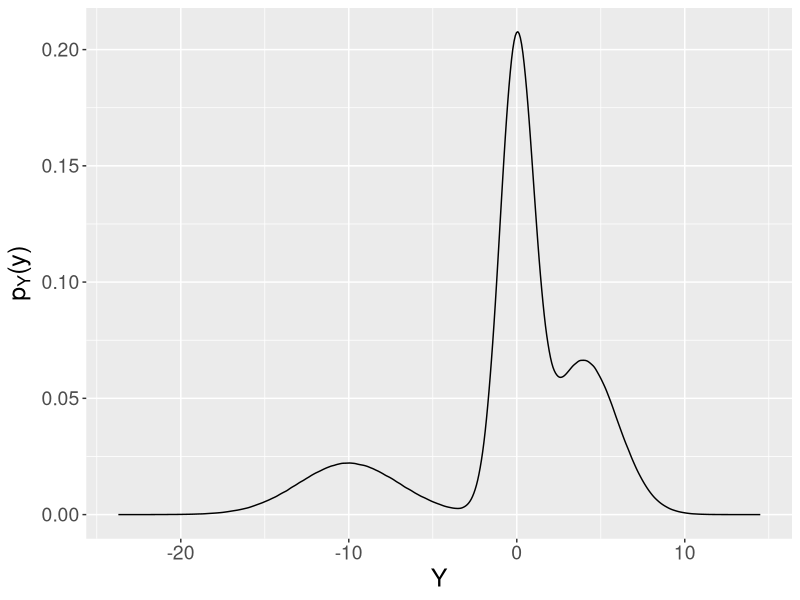
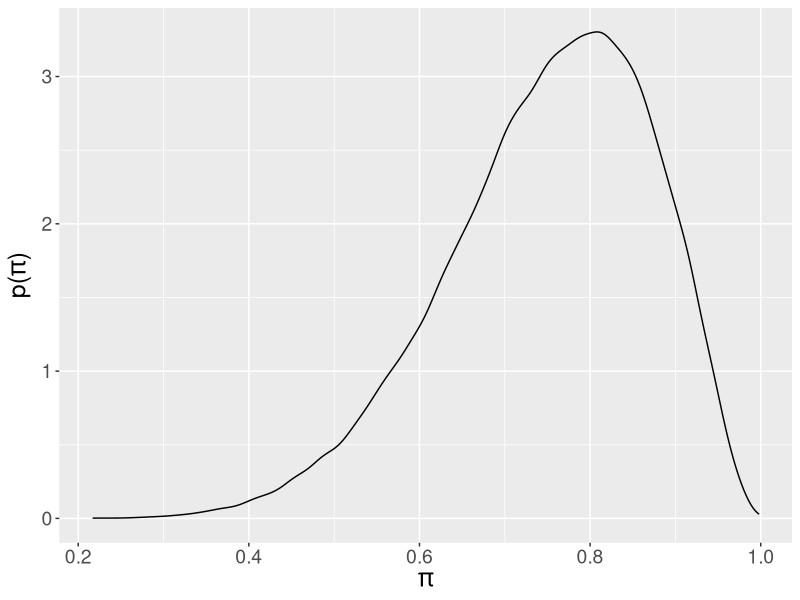
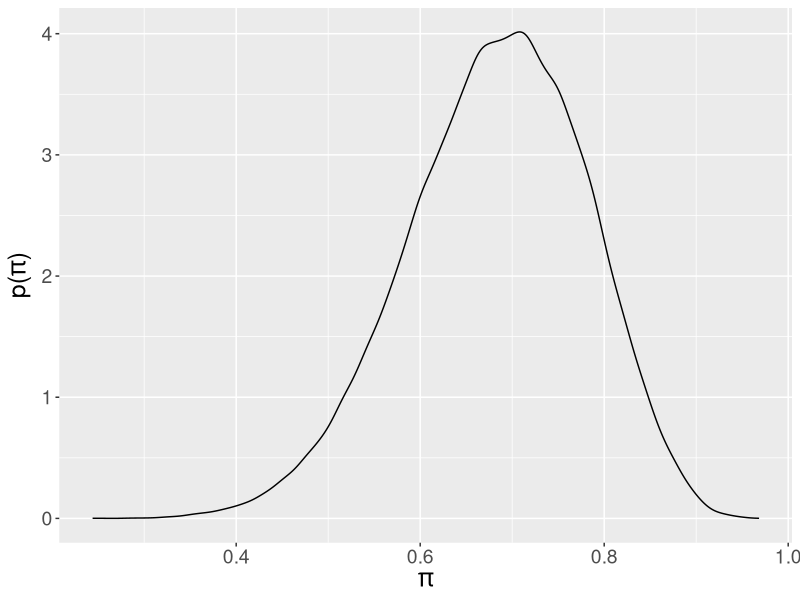

Reproduce these figures in R, in order.
install.packages("ggplot2")
library(ggplot2)

#mixture density
mat=rmultinom(1, 10000000, c(1/6,1/2,1/3))
first=rnorm(mat[1,1], -10, 3)
second=rnorm(mat[2,1], 0, 1)
third=rnorm(mat[3,1], 4, 2)
sample = c(first, second, third)

densityplot = ggplot()+ aes(sample) + geom_density()
densityplot + ylab(expression("p"[ Y ]*"(y)"))  + xlab("Y") + theme(axis.text=element_text(size=14),axis.title=element_text(size=18), plot.title=element_text(size=20))

#toy problem-beta prior
sample = rbeta(n=100000, shape1 = 9, shape2 = 3)
densityplot = ggplot()+ aes(sample) + geom_density()
densityplot + ylab(expression("p("*pi*")"))  + xlab(expression(pi)) + theme(axis.text=element_text(size=14),axis.title=element_text(size=18), plot.title=element_text(size=20))

#toy problem-beta posterior
sample = rbeta(n=100000, shape1 = 9 + 6, shape2 = 3 + 10 - 6)
densityplot = ggplot()+ aes(sample) + geom_density()
densityplot + ylab(expression("p("*pi*")"))  + xlab(expression(pi)) + theme(axis.text=element_text(size=14),axis.title=element_text(size=18), plot.title=element_text(size=20))

